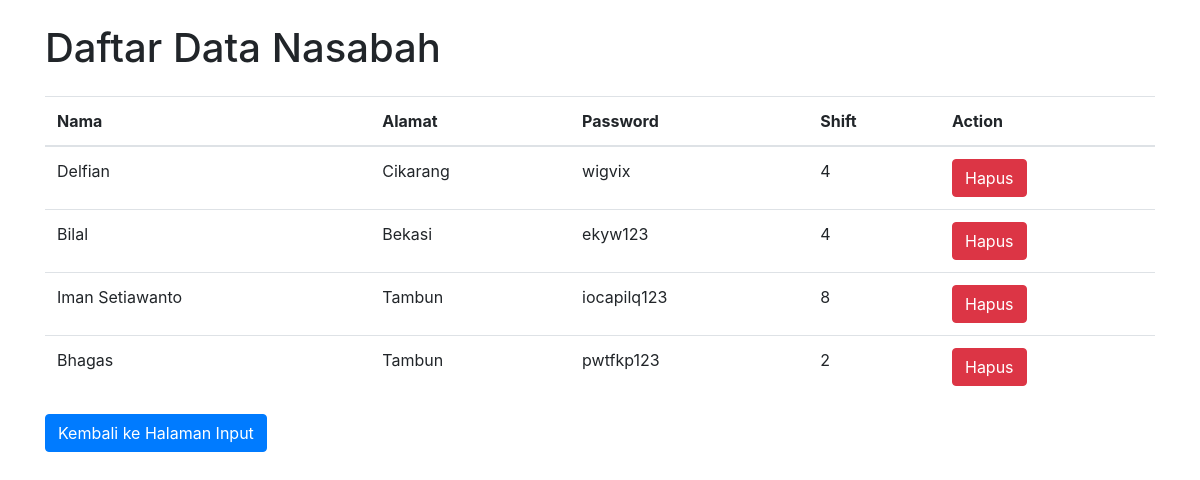
/customer_list, run on the app's committed database.
### tables this page shows
CREATE TABLE customers (
        id INTEGER PRIMARY KEY AUTOINCREMENT,
        nama TEXT NOT NULL,
        alamat TEXT NOT NULL,
        password TEXT NOT NULL,
        shift INTEGER NOT NULL
    );

### app.py (the view)
@app.route('/customer_list')
def customer_list():
    db = get_db()
    cursor = db.cursor()
    cursor.execute('SELECT * FROM customers')
    customers = cursor.fetchall()
    return render_template('customer_list.html', customers=customers)

### app.py (called while the page is built)
def get_db():
    if 'db' not in g:
        g.db = sqlite3.connect(app.config['DATABASE'])
        g.db.row_factory = sqlite3.Row
    return g.db

@app.teardown_appcontext
def teardown_db(e):
    close_db()

### templates/customer_list.html (shortened to what this page needs)
<!DOCTYPE html>
<html>
<head>
    <link rel="stylesheet" href="https://maxcdn.bootstrapcdn.com/bootstrap/4.5.2/css/bootstrap.min.css">
</head>
<body>
    <div class="container">
        <h1 class="mt-4 mb-4">Daftar Data Nasabah</h1>
        <table class="table">
            <thead>
                <tr>
                    <th>Nama</th>
                    <th>Alamat</th>
                    <th>Password</th>
                    <th>Shift</th>
                    <th>Action</th>
                </tr>
            </thead>
            <tbody>
                {% for customer in customers %}
                <tr>
                    <td>{{ customer.nama }}</td>
                    <td>{{ customer.alamat }}</td>
                    <td>{{ customer.password }}</td>
                    <td>{{ customer.shift }}</td>
                    <td>
                        <a href="{{ url_for('delete_customer', id=customer.id) }}" class="btn btn-danger">Hapus</a>
                    </td>
                </tr>
                {% endfor %}
            </tbody>
        </table>
        <a href="{{ url_for('index') }}" class="btn btn-primary">Kembali ke Halaman Input</a>
    </div>
</body>
</html>

### data on the page
customers: nama "Delfian", alamat "Cikarang", password "wigvix", shift "4"
customers: nama "Bilal", alamat "Bekasi", password "ekyw123", shift "4"
customers: nama "Iman Setiawanto", alamat "Tambun", password "iocapilq123", shift "8"
customers: nama "Bhagas", alamat "Tambun", password "pwtfkp123", shift "2"
